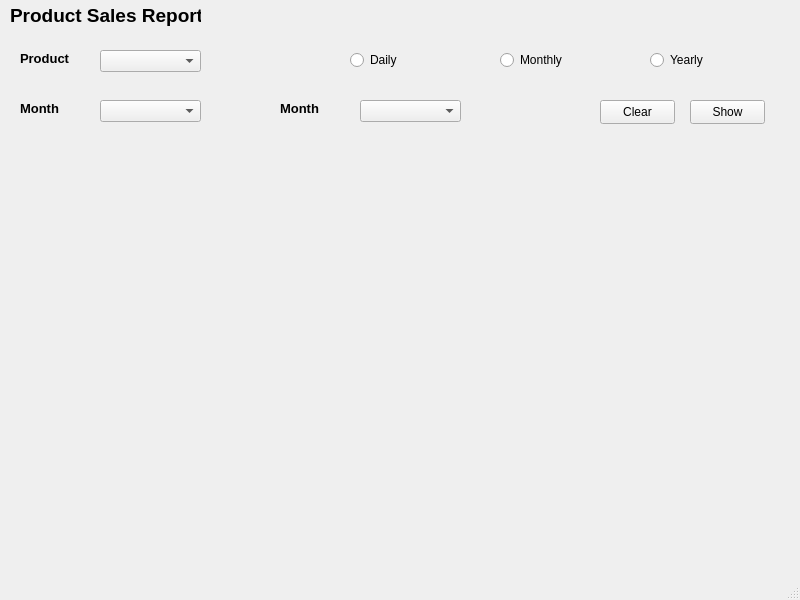
<?xml version="1.0" encoding="UTF-8"?>
<ui version="4.0">
 <class>MainWindow</class>
 <widget class="QMainWindow" name="MainWindow">
  <property name="geometry">
   <rect>
    <x>0</x>
    <y>0</y>
    <width>800</width>
    <height>600</height>
   </rect>
  </property>
  <property name="windowTitle">
   <string>MainWindow</string>
  </property>
  <widget class="QWidget" name="centralwidget">
   <widget class="QLabel" name="label">
    <property name="geometry">
     <rect>
      <x>10</x>
      <y>0</y>
      <width>191</width>
      <height>31</height>
     </rect>
    </property>
    <property name="font">
     <font>
      <pointsize>14</pointsize>
      <bold>true</bold>
     </font>
    </property>
    <property name="text">
     <string>Product Sales Report </string>
    </property>
   </widget>
   <widget class="QRadioButton" name="radioButton">
    <property name="geometry">
     <rect>
      <x>350</x>
      <y>50</y>
      <width>89</width>
      <height>20</height>
     </rect>
    </property>
    <property name="text">
     <string>Daily</string>
    </property>
   </widget>
   <widget class="QRadioButton" name="radioButton_2">
    <property name="geometry">
     <rect>
      <x>500</x>
      <y>50</y>
      <width>89</width>
      <height>20</height>
     </rect>
    </property>
    <property name="text">
     <string>Monthly</string>
    </property>
   </widget>
   <widget class="QRadioButton" name="radioButton_3">
    <property name="geometry">
     <rect>
      <x>650</x>
      <y>50</y>
      <width>89</width>
      <height>20</height>
     </rect>
    </property>
    <property name="text">
     <string>Yearly</string>
    </property>
   </widget>
   <widget class="QLabel" name="label_2">
    <property name="geometry">
     <rect>
      <x>20</x>
      <y>50</y>
      <width>81</width>
      <height>16</height>
     </rect>
    </property>
    <property name="font">
     <font>
      <pointsize>10</pointsize>
      <bold>true</bold>
     </font>
    </property>
    <property name="text">
     <string>Product</string>
    </property>
   </widget>
   <widget class="QComboBox" name="comboBox">
    <property name="geometry">
     <rect>
      <x>100</x>
      <y>50</y>
      <width>101</width>
      <height>22</height>
     </rect>
    </property>
   </widget>
   <widget class="QComboBox" name="comboBox_2">
    <property name="geometry">
     <rect>
      <x>100</x>
      <y>100</y>
      <width>101</width>
      <height>22</height>
     </rect>
    </property>
   </widget>
   <widget class="QLabel" name="label_3">
    <property name="geometry">
     <rect>
      <x>20</x>
      <y>100</y>
      <width>81</width>
      <height>16</height>
     </rect>
    </property>
    <property name="font">
     <font>
      <pointsize>10</pointsize>
      <bold>true</bold>
     </font>
    </property>
    <property name="text">
     <string>Month</string>
    </property>
   </widget>
   <widget class="QWidget" name="widget" native="true">
    <property name="geometry">
     <rect>
      <x>10</x>
      <y>130</y>
      <width>781</width>
      <height>411</height>
     </rect>
    </property>
   </widget>
   <widget class="QPushButton" name="pushButton">
    <property name="geometry">
     <rect>
      <x>690</x>
      <y>100</y>
      <width>75</width>
      <height>24</height>
     </rect>
    </property>
    <property name="text">
     <string>Show</string>
    </property>
   </widget>
   <widget class="QPushButton" name="pushButton_2">
    <property name="geometry">
     <rect>
      <x>600</x>
      <y>100</y>
      <width>75</width>
      <height>24</height>
     </rect>
    </property>
    <property name="text">
     <string>Clear</string>
    </property>
   </widget>
   <widget class="QComboBox" name="comboBox_3">
    <property name="geometry">
     <rect>
      <x>360</x>
      <y>100</y>
      <width>101</width>
      <height>22</height>
     </rect>
    </property>
   </widget>
   <widget class="QLabel" name="label_4">
    <property name="geometry">
     <rect>
      <x>280</x>
      <y>100</y>
      <width>81</width>
      <height>16</height>
     </rect>
    </property>
    <property name="font">
     <font>
      <pointsize>10</pointsize>
      <bold>true</bold>
     </font>
    </property>
    <property name="text">
     <string>Month</string>
    </property>
   </widget>
  </widget>
  <widget class="QMenuBar" name="menubar">
   <property name="geometry">
    <rect>
     <x>0</x>
     <y>0</y>
     <width>800</width>
     <height>22</height>
    </rect>
   </property>
  </widget>
  <widget class="QStatusBar" name="statusbar"/>
 </widget>
 <resources/>
 <connections/>
</ui>
